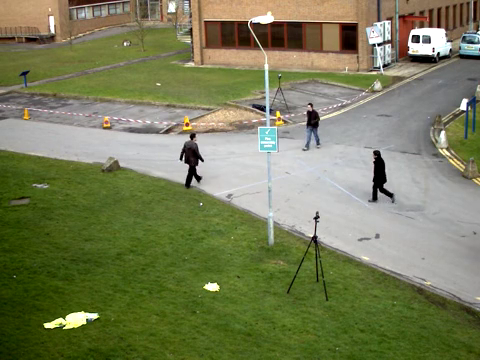
#> input picture frame 6 of assets/videos/walking_short_clip.mp4, 480 x 360 px
$ jupyter execute '25. Object Tracking with Optical Flow.ipynb'   (shell and % lines are left out)
#> lines starting #> are read from the running program, lines starting #| are printed output that depends on the picture; after the words box and inside, x2 and y2 are one past the last pixel; in counts of white or black regions, pixels touching at a corner belong together
# **Object Tracking with Optical Flow**

#### **Objectives:**
1. How to use Optical Flow in OpenCV
2. Then use Dense Optical Flow

> **Assets note.** The original asset pack for this course was never committed to this repo (no `images/`, `videos/`, or `haarcascades/`, in any past commit). This fork ships a real, working replacement set — sourced from OpenCV's own official sample data where a good match existed, generated procedurally where it didn't (see `scripts/generate_assets.py`) — under `assets/images/`, `assets/videos/`, and `assets/haarcascades/`, plus small, called-out fixes wherever a swap needed one. Nothing else was removed. See the README for the full source list. No download step needed — just run the cells top to bottom.

[cell 1]
import cv2
import numpy as np
from matplotlib import pyplot as plt

# Define our imshow function
def imshow(title = "Image", image = None, size = 10):
    w, h = image.shape[0], image.shape[1]
    aspect_ratio = w/h
    plt.figure(figsize=(size * aspect_ratio,size))
    plt.imshow(cv2.cvtColor(image, cv2.COLOR_BGR2RGB))
    plt.title(title)
    plt.show()

## **The Lucas-Kanade Optical Flow Algorithm**

Optical flow is the pattern of apparent motion of image objects between two consecutive frames caused by the movemement of object or camera. It is 2D vector field where each vector is a displacement vector showing the movement of points from first frame to second. Consider the image below (Image Courtesy: Wikipedia article on Optical Flow).

It shows a ball moving in 5 consecutive frames. The arrow shows its displacement vector. Optical flow has many applications in areas like :

- Structure from Motion
- Video Compression
- Video Stabilization

Optical flow works on several assumptions:

- The pixel intensities of an object do not change between consecutive frames.
- Neighbouring pixels have similar motion.

Learn more - https://opencv-python-tutroals.readthedocs.io/en/latest/py_tutorials/py_video/py_lucas_kanade/py_lucas_kanade.html

**Where the math comes from.** Optical flow starts from one assumption: a point's *brightness* stays the same from one frame to the next, it just moves — `I(x, y, t) = I(x+u, y+v, t+1)` for the true motion `(u, v)`. Take a first-order Taylor expansion of the right side and simplify, and you get the **optical flow equation**:

$$I_x u + I_y v + I_t = 0$$

where `Ix`, `Iy` are the image's spatial gradients (same Sobel-style gradients as Harris/Canny) and `It` is how much this pixel's brightness changed between frames. That's **one equation with two unknowns** (`u, v`) — not solvable on its own. Worse: a single point on a flat, edge-like patch simply can't tell you its exact motion — you can slide a plain edge along its own direction and it looks identical in both frames. This is the **aperture problem**, and it's the same one-direction-only ambiguity notebook 15 uses to *reject* edges as poor keypoints. This is precisely why Lucas-Kanade only tracks `goodFeaturesToTrack` corners below, not arbitrary points: **Lucas-Kanade's fix** is to assume every pixel in a small window (`winSize=(15,15)`) moves together, turning one unsolvable equation into many overdetermined ones for the same `(u, v)` — enough to solve with least squares, and a corner (unlike an edge) constrains the answer in both directions at once, which is exactly what makes it solvable.

**Dense/Farneback optical flow** (further down) relaxes the corners-only restriction — it approximates the neighborhood around *every* pixel with a quadratic polynomial instead of just a linear gradient, which gives it enough structure to estimate motion everywhere, not just at corners. The trade-off is cost: a flow vector for every pixel instead of a sparse handful.

[cell 2]
# Load video stream, short clip
cap = cv2.VideoCapture('./assets/videos/walking_short_clip.mp4')

# Load video stream, long clip
# cap = cv2.VideoCapture('assets/videos/walking.avi')

# Get the height and width of the frame (required to be an interger)
width = int(cap.get(3))
height = int(cap.get(4))

# Define the codec and create VideoWriter object. The output is stored in '*.avi' file.
out = cv2.VideoWriter('optical_flow_walking.avi', cv2.VideoWriter_fourcc('M','J','P','G'), 30, (width, height))

# Set parameters for ShiTomasi corner detection
feature_params = dict( maxCorners = 100,
                       qualityLevel = 0.3,
                       minDistance = 7,
                       blockSize = 7 )

# Set parameters for lucas kanade optical flow
lucas_kanade_params = dict( winSize  = (15,15),
                  maxLevel = 2,
                  criteria = (cv2.TERM_CRITERIA_EPS | cv2.TERM_CRITERIA_COUNT, 10, 0.03))

# Create some random colors
# Used to create our trails for object movement in the image
color = np.random.randint(0,255,(100,3))

# Take first frame and find corners in it
ret, prev_frame = cap.read()
#> prev_frame is the input picture: shape (360, 480, 3); mean B, G, R 88.9, 125.4, 120.6
prev_gray = cv2.cvtColor(prev_frame, cv2.COLOR_BGR2GRAY)
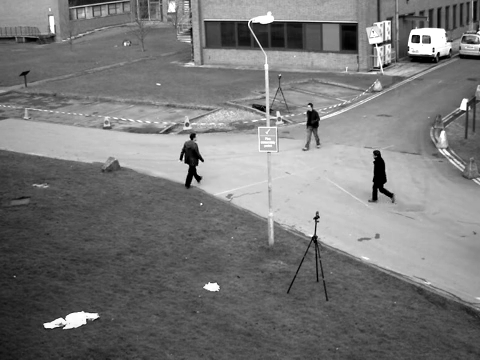
#> prev_gray: shape (360, 480); min 0, max 255, mean 119.8

# Find inital corner locations
prev_corners = cv2.goodFeaturesToTrack(prev_gray, mask = None, **feature_params)
#> prev_corners = 38 rows, first 8: [417, 37], [377, 46], [436, 54], [463, 107], [410, 51], [251, 21], [379, 68], [428, 41]

# Create a mask image for drawing purposes
mask = np.zeros_like(prev_frame)

while(1):
    ret, frame = cap.read()
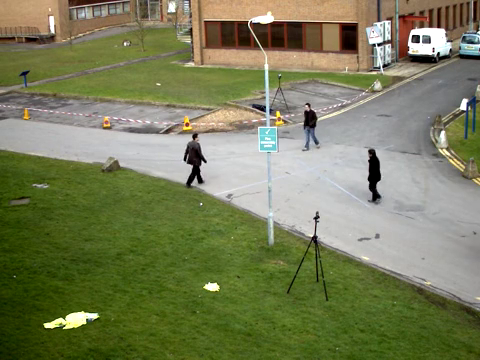
#> input picture frame 7 of assets/videos/walking_short_clip.mp4, 480 x 360 px
#> frame is the input picture: shape (360, 480, 3); mean B, G, R 89, 125.5, 120.7

    if ret == True:
      frame_gray = cv2.cvtColor(frame, cv2.COLOR_BGR2GRAY)

      # calculate optical flow
      new_corners, status, errors = cv2.calcOpticalFlowPyrLK(prev_gray,
                                                            frame_gray,
                                                            prev_corners,
                                                            None,
                                                            **lucas_kanade_params)
#> new_corners has the same summary as prev_corners; status = 38 values from 1 to 1; errors = 38 values, max 73.22 at index 37, min 0 at index 0, mean 4.71

      # Select and store good points
      good_new = new_corners[status==1]
#> good_new = 38 pairs, first value 45 to 463, second value 9 to 326
      good_old = prev_corners[status==1]
#> good_old has the same summary as good_new

      # Draw the tracks
      for i,(new,old) in enumerate(zip(good_new, good_old)):
          a, b = int(new[0]), int(new[1])
          c, d = int(old[0]), int(old[1])
          mask = cv2.line(mask, (a,b),(c,d), color[i].tolist(), 2)
          frame = cv2.circle(frame, (a,b), 5, color[i].tolist(),-1)
#> this loop made 38 passes
#> (a, b, c, d) on passes 1, 2, 3, 4, 5, 6, 7, 8, 10, 11, 12, 13: (417, 37, 417, 37), (376, 45, 377, 46), (436, 54, 436, 54), (463, 107, 463, 107), (410, 51, 410, 51), (251, 21, 251, 21), (379, 68, 379, 68), (428, 41, 428, 41), (86, 321, 86, 321), (387, 45, 388, 45), (315, 217, 316, 218), (64, 318, 64, 318)
#> (new, a, b, c, d) on passes 9, 16, 17, 18, 23, 25: ([203, 163], 202, 163, 200, 162), ([187.6, 161.7], 187, 161, 184, 161), ([370, 150.8], 369, 150, 375, 152), ([307.4, 108], 307, 107, 310, 108), ([202.5, 179.5], 202, 179, 200, 178), ([376.9, 190.3], 376, 190, 385, 186)
#> pass 2, `mask = cv2.line(mask, (a,b),(c,d), color[i].tolist(), 2)`:
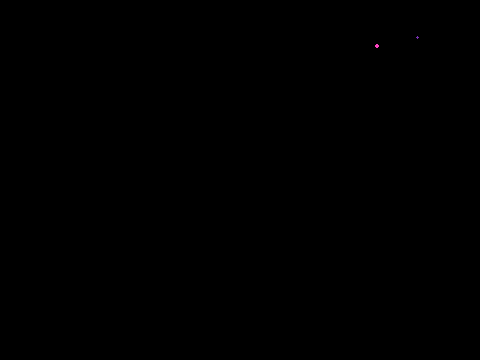
#> mask: shape (360, 480, 3); mean of channels 0, 1, 2 0, 0, 0; drawn as B, G, R
#> after the loop:
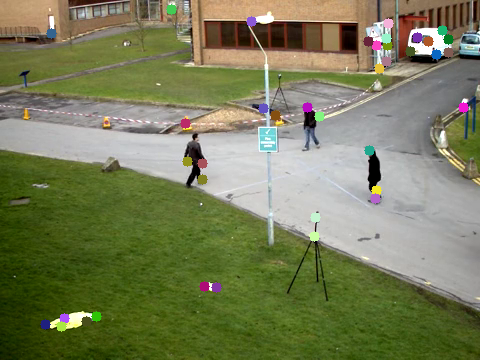
#> frame: shape (360, 480, 3); mean B, G, R 88.9, 125.2, 120.5
#> after the loop:
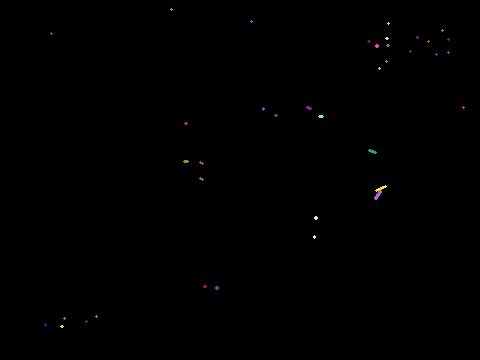
#> mask: shape (360, 480, 3); 0.19% of pixels changed, all inside (x1, y1, x2, y2) = (44, 8, 465, 328); drawn as B, G, R

      img = cv2.add(frame,mask)

      # Save Video
      out.write(img)
      # Show Optical Flow
      #imshow('Optical Flow - Lucas-Kanade',img)

      # Now update the previous frame and previous points
      prev_gray = frame_gray.copy()
      prev_corners = good_new.reshape(-1,1,2)

    else:
      imshow('Optical Flow - Lucas-Kanade',img)
      break

cap.release()
out.release()

$ run again, starting later in the video
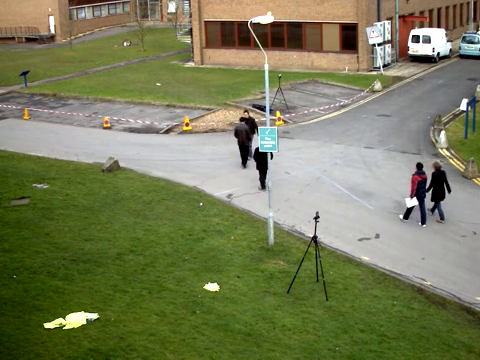
#> input picture frame 27 of assets/videos/walking_short_clip.mp4, 480 x 360 px
#> prev_frame is the input picture: shape (360, 480, 3); mean B, G, R 88.4, 124.8, 120.1
#> `prev_corners = cv2.goodFeaturesToTrack(prev_gray, mask = None, **featu..`: prev_corners = 40 rows, first 8: [417, 37], [377, 46], [258, 149], [267, 153], [436, 54], [415, 203], [413, 196], [463, 107]
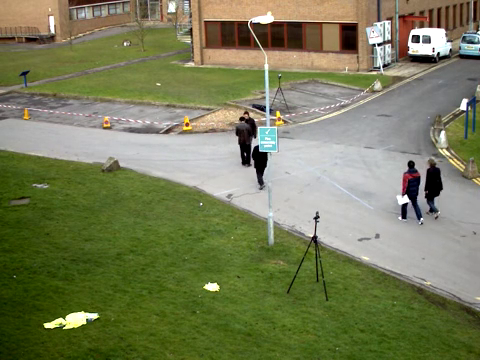
#> input picture frame 28 of assets/videos/walking_short_clip.mp4, 480 x 360 px
#> frame is the input picture: shape (360, 480, 3); mean B, G, R 88.4, 124.8, 120
#> new_corners = 40 rows, first 8: [417, 37], [377, 46], [257.3, 148.2], [266.7, 153], [436, 54], [406.6, 200.6], [404.4, 193.7], [463, 107]; status = 40 values from 1 to 1; errors = 40 values, max 31.08 at index 20, min 0 at index 0, mean 5.79
#> good_new = 40 pairs, first value 45 to 463, second value 21 to 326
#> good_old has the same summary as good_new
#> the loop `for i,(new,old) in enumerate(zip(good_new, good_old)):` made 40 passes
#> (a, b, c, d) on passes 1, 2, 5, 8, 9, 10, 11, 12: (416, 37, 417, 37), (376, 45, 377, 46), (436, 54, 436, 54), (462, 107, 463, 107), (410, 51, 410, 51), (250, 20, 251, 21), (378, 68, 379, 68), (428, 41, 428, 41)
#> after the loop `for i,(new,old) in enumerate(zip(good_new, good_old)):`:
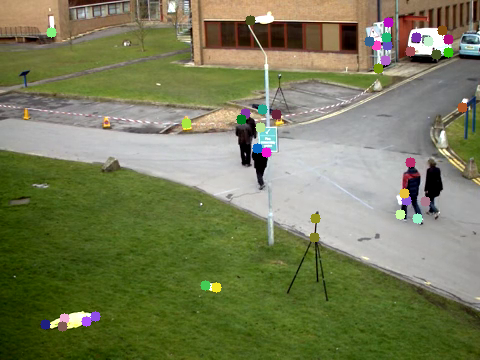
#> frame: shape (360, 480, 3); mean B, G, R 88.2, 124.5, 119.9
#> `prev_corners = good_new.reshape(-1,1,2)`: prev_corners has the same summary as new_corners

$ run again, starting later in the video
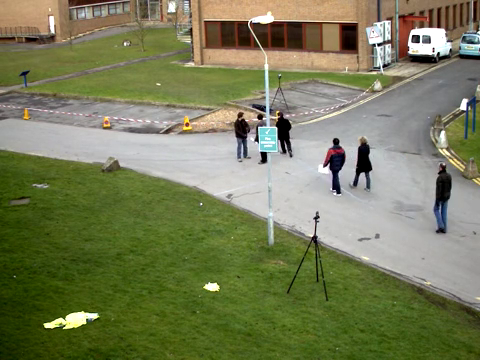
#> input picture frame 48 of assets/videos/walking_short_clip.mp4, 480 x 360 px
#> prev_frame is the input picture: shape (360, 480, 3); mean B, G, R 88.6, 124.9, 120.1
#> `prev_corners = cv2.goodFeaturesToTrack(prev_gray, mask = None, **featu..`: prev_corners = 42 rows, first 8: [417, 37], [263, 154], [375, 46], [436, 54], [463, 107], [410, 51], [337, 191], [379, 68]
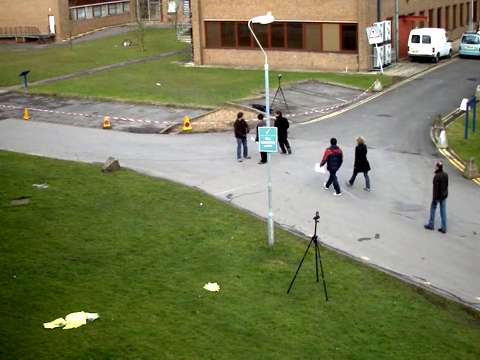
#> input picture frame 49 of assets/videos/walking_short_clip.mp4, 480 x 360 px
#> frame is the input picture: shape (360, 480, 3); mean B, G, R 88.7, 125, 120.2
#> new_corners = 42 rows, first 8: [417, 37], [263, 154], [375, 46], [436, 54], [463, 107], [410, 51], [336.6, 190.4], [379, 68]; status = 42 values from 1 to 1; errors = 42 values, max 27.66 at index 19, min 0 at index 3, mean 3.63
#> good_new = 42 pairs, first value 45 to 463, second value 20.99 to 326
#> good_old = 42 pairs, first value 45 to 463, second value 21 to 326
#> the loop `for i,(new,old) in enumerate(zip(good_new, good_old)):` made 42 passes
#> (a, b, c, d) on passes 1, 2, 3, 4, 5, 6, 8, 12: (417, 37, 417, 37), (262, 153, 263, 154), (374, 45, 375, 46), (436, 53, 436, 54), (462, 107, 463, 107), (409, 51, 410, 51), (378, 68, 379, 68), (427, 40, 428, 41)
#> `prev_corners = good_new.reshape(-1,1,2)`: prev_corners has the same summary as new_corners
#> `final = cv2.cvtColor(hsv, cv2.COLOR_HSV2BGR)`:
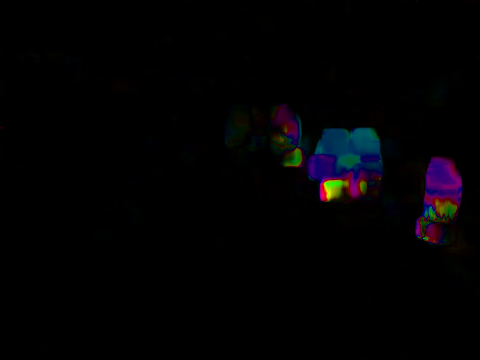
#> final: shape (360, 480, 3); mean B, G, R 3.3, 1.9, 2.4
